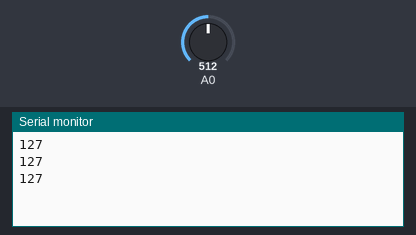
Recording of a sketch running on a simulated Arduino Uno, built with avr-gcc and run on an emulated ATmega328P. Parts: the last lines printed to the serial monitor. The inputs (shaded band) are chosen by the test bench; at power-on: A0 = 512.

Above: at 1.3 s.
1.4 s: A0 set to 716
At 1.9 s:
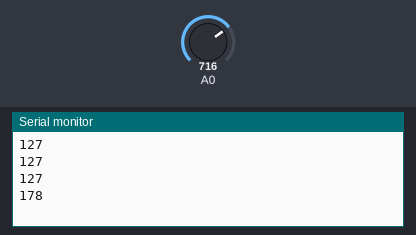
2.9 s: A0 set to 900
At 3.4 s:
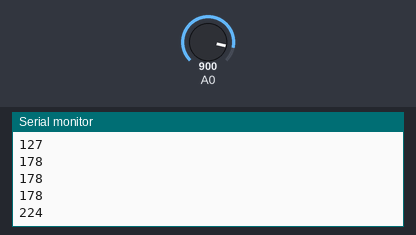
Timing chart, 0 to 5.9 s (numbered marks = the images above; inputs shaded):
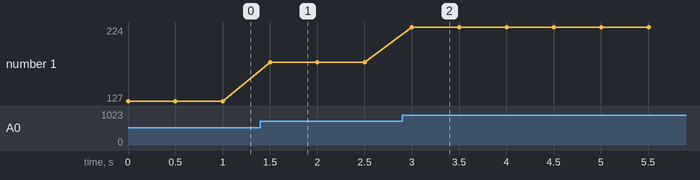

The sketch:

potentiometer.ino
```cpp
void setup()
{
  Serial.begin(9600);
}

void loop()
{
  // Read ADC0 value and mapping the value from range 0-1023 to 0-255
  int potVal = map(analogRead(0), 0, 1023, 0, 255);
  Serial.println(potVal);
  delay(500);
}
```

Measured:
- after the input at 1.4 s, the serial monitor: prints a new line after 0.10 s (image 1)
- after the input at 2.9 s, the serial monitor: prints a new line after 0.10 s (image 2)
- plotted number 1: 127 → 178 after the input at 1.4 s, 178 → 224 after the input at 2.9 s
